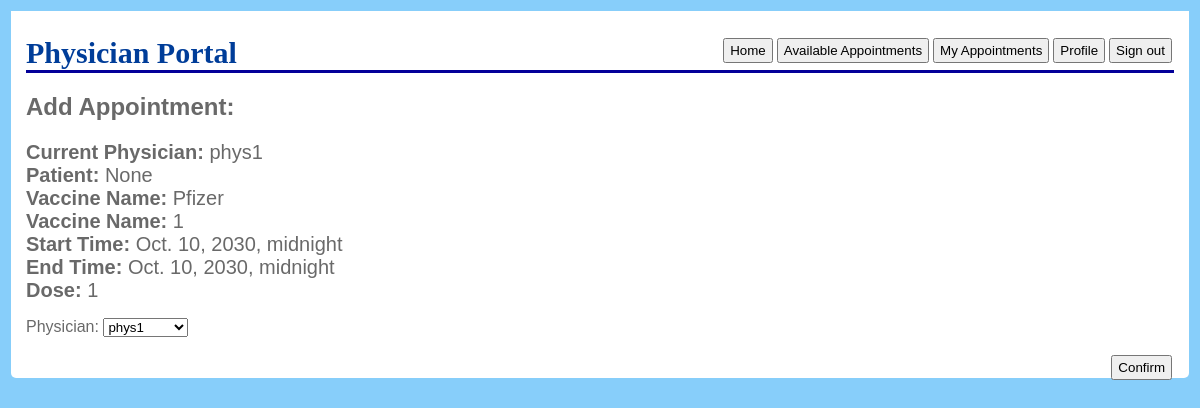
The app's page /user/physician/appointments/8 (signed in), older data.
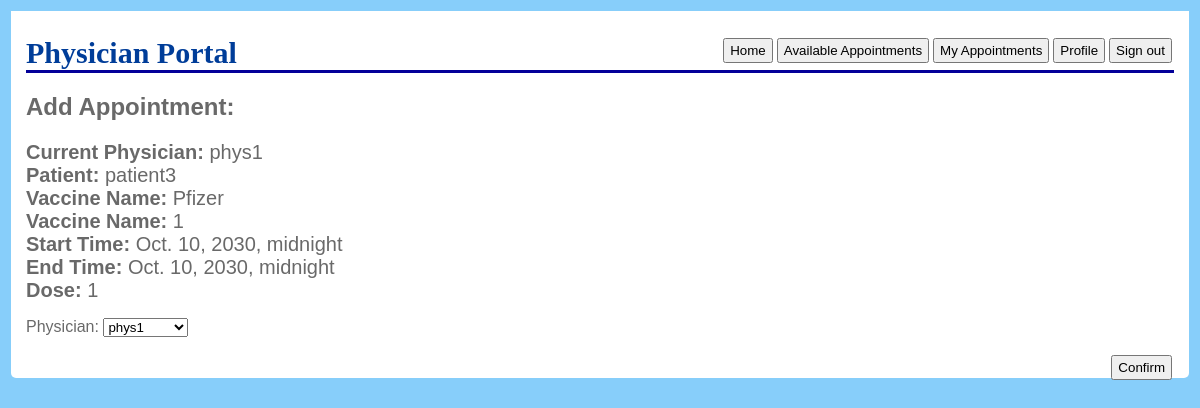
The same page, newer data.
### user/models.py (models this page shows, shortened)
class Appointment(models.Model):
    start_time = models.DateTimeField()
    end_time = models.DateTimeField()
    physician = models.ForeignKey('Physician', on_delete=models.CASCADE, default=None, null=True)
    patient = models.ForeignKey('Patient', on_delete=models.CASCADE, default=None, null=True)
    distributor = models.ForeignKey('Distributor', on_delete=models.CASCADE, default=None)
    vaccine_name = models.OneToOneField(Vaccine, on_delete=models.RESTRICT, max_length=256)
    dose = models.IntegerField(default=1)

class Physician(models.Model):
    user = models.OneToOneField(Account, on_delete=models.CASCADE, default=None)
    distributor = models.ForeignKey('Distributor', on_delete=models.CASCADE)
    def __str__(self):
        return self.user.username

class Account(AbstractUser):
    is_patient = models.BooleanField(default=False)
    is_physician = models.BooleanField(default=False)
    is_distributor = models.BooleanField(default=False)
    address_line = models.CharField(max_length=256)
    zip_code = models.CharField(max_length=12)
    city = models.CharField(max_length=256)
    state = models.CharField(max_length=256)
    country = models.CharField(max_length=256)

class Vaccine(models.Model):
    vaccine_id = models.CharField(max_length=256)
    brand = models.CharField(max_length=256)
    dose_required = models.IntegerField()
    expiration_date = models.DateField()

class Patient(models.Model):
    user = models.OneToOneField(Account, on_delete=models.CASCADE, default=None)
    age = models.IntegerField(default=0)
    preexisting = MultiSelectField(choices=preexistingChoices, default=None)
    occupation = MultiSelectField(choices=occupationChoices, default=None)
    living_situation = MultiSelectField(choices=livingChoices, default=None)
    def __str__(self):
        return self.user.username

### user/views.py (the view, shortened to what this page needs)
# urls.py: path('physician/appointments/<int:pk>', PhysicianAppointmentsBook.as_view(), name='physician_add_appointments'),
@method_decorator([login_required, physician_required], name='dispatch')
class PhysicianAppointmentsBook(UpdateView):
    model = Appointment
    fields = ['physician', ]
    template_name = 'user/physician_appointments_add.html'

### user/templates/user/physician_appointments_add.html (shortened to what this page needs)
<!DOCTYPE html>
<html lang="en">
<head>
</head>
<body>
    <div id="main">
        <h1>
            Physician Portal
            <button onClick="window.location='/user/logout';" type="button">Sign out</button>
            <button onClick="window.location='/user/physician/profile';" type="button">Profile</button>
            <button onClick="window.location='/user/physician/appointments/my';" type="button">My Appointments</button>
            <button onClick="window.location='/user/physician/appointments';" type="button">Available Appointments</button>
            <button onClick="window.location='/user/physician';" type="button">Home</button>
        </h1>
        <h2>
            Add Appointment:
        </h2>
        <li><b>Current Physician:</b> {{ appointment.physician }}</li>
        <li><b>Patient:</b> {{ appointment.patient }}</li>
        <li><b>Vaccine Name:</b> {{ appointment.vaccine_name.brand }}</li>
        <li><b>Vaccine Name:</b> {{ appointment.vaccine_name.vaccine_id }}</li>
        <li><b>Start Time:</b> {{ appointment.start_time  }}</li>
        <li><b>End Time:</b> {{ appointment.end_time }}</li>
        <li><b>Dose:</b> {{ appointment.dose }}</li>
        <form method="post">{% csrf_token %}
            {{ form.as_p }}
            <button  type="submit">Confirm</button>
        </form>
    </div>
</body>
</html>

Row changes from the older to the newer data that the page shows:
changed Appointment "phys1": patient "None" → "patient3"
